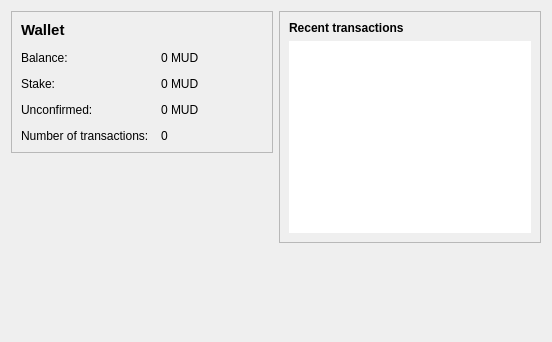
<?xml version="1.0" encoding="UTF-8"?>
<ui version="4.0">
 <class>OverviewPage</class>
 <widget class="QWidget" name="OverviewPage">
  <property name="geometry">
   <rect>
    <x>0</x>
    <y>0</y>
    <width>552</width>
    <height>342</height>
   </rect>
  </property>
  <property name="windowTitle">
   <string>Form</string>
  </property>
  <layout class="QHBoxLayout" name="horizontalLayout" stretch="1,1">
   <item>
    <layout class="QVBoxLayout" name="verticalLayout_2">
     <item>
      <widget class="QFrame" name="frame">
       <property name="frameShape">
        <enum>QFrame::StyledPanel</enum>
       </property>
       <property name="frameShadow">
        <enum>QFrame::Raised</enum>
       </property>
       <layout class="QFormLayout" name="formLayout_2">
        <property name="fieldGrowthPolicy">
         <enum>QFormLayout::AllNonFixedFieldsGrow</enum>
        </property>
        <property name="horizontalSpacing">
         <number>12</number>
        </property>
        <property name="verticalSpacing">
         <number>12</number>
        </property>
        <item row="2" column="0">
         <widget class="QLabel" name="label">
          <property name="text">
           <string>Balance:</string>
          </property>
         </widget>
        </item>
        <item row="2" column="1">
         <widget class="QLabel" name="labelBalance">
          <property name="text">
           <string notr="true">0 MUD</string>
          </property>
         </widget>
        </item>
        <item row="5" column="0">
         <widget class="QLabel" name="label_2">
          <property name="text">
           <string>Number of transactions:</string>
          </property>
         </widget>
        </item>
        <item row="5" column="1">
         <widget class="QLabel" name="labelNumTransactions">
          <property name="text">
           <string>0</string>
          </property>
         </widget>
        </item>
        <item row="4" column="0">
         <widget class="QLabel" name="label_3">
          <property name="text">
           <string>Unconfirmed:</string>
          </property>
         </widget>
        </item>
        <item row="4" column="1">
         <widget class="QLabel" name="labelUnconfirmed">
          <property name="text">
           <string notr="true">0 MUD</string>
          </property>
         </widget>
        </item>
        <item row="3" column="0">
         <widget class="QLabel" name="label_6">
          <property name="text">
           <string>Stake:</string>
          </property>
         </widget>
        </item>
        <item row="3" column="1">
         <widget class="QLabel" name="labelStake">
          <property name="text">
           <string notr="true">0 MUD</string>
          </property>
         </widget>
        </item>
        <item row="1" column="0">
         <widget class="QLabel" name="label_5">
          <property name="font">
           <font>
            <pointsize>11</pointsize>
            <bold>true</bold>
           </font>
          </property>
          <property name="text">
           <string>Wallet</string>
          </property>
         </widget>
        </item>
       </layout>
      </widget>
     </item>
     <item>
      <spacer name="verticalSpacer">
       <property name="orientation">
        <enum>Qt::Vertical</enum>
       </property>
       <property name="sizeHint" stdset="0">
        <size>
         <width>20</width>
         <height>40</height>
        </size>
       </property>
      </spacer>
     </item>
    </layout>
   </item>
   <item>
    <layout class="QVBoxLayout" name="verticalLayout_3">
     <item>
      <widget class="QFrame" name="frame_2">
       <property name="frameShape">
        <enum>QFrame::StyledPanel</enum>
       </property>
       <property name="frameShadow">
        <enum>QFrame::Raised</enum>
       </property>
       <layout class="QVBoxLayout" name="verticalLayout">
        <item>
         <widget class="QLabel" name="label_4">
          <property name="text">
           <string>&lt;b&gt;Recent transactions&lt;/b&gt;</string>
          </property>
         </widget>
        </item>
        <item>
         <widget class="QListView" name="listTransactions">
          <property name="frameShape">
           <enum>QFrame::NoFrame</enum>
          </property>
          <property name="verticalScrollBarPolicy">
           <enum>Qt::ScrollBarAlwaysOff</enum>
          </property>
          <property name="horizontalScrollBarPolicy">
           <enum>Qt::ScrollBarAlwaysOff</enum>
          </property>
         </widget>
        </item>
       </layout>
      </widget>
     </item>
     <item>
      <spacer name="verticalSpacer_2">
       <property name="orientation">
        <enum>Qt::Vertical</enum>
       </property>
       <property name="sizeHint" stdset="0">
        <size>
         <width>20</width>
         <height>40</height>
        </size>
       </property>
      </spacer>
     </item>
    </layout>
   </item>
  </layout>
 </widget>
 <resources/>
 <connections/>
</ui>
